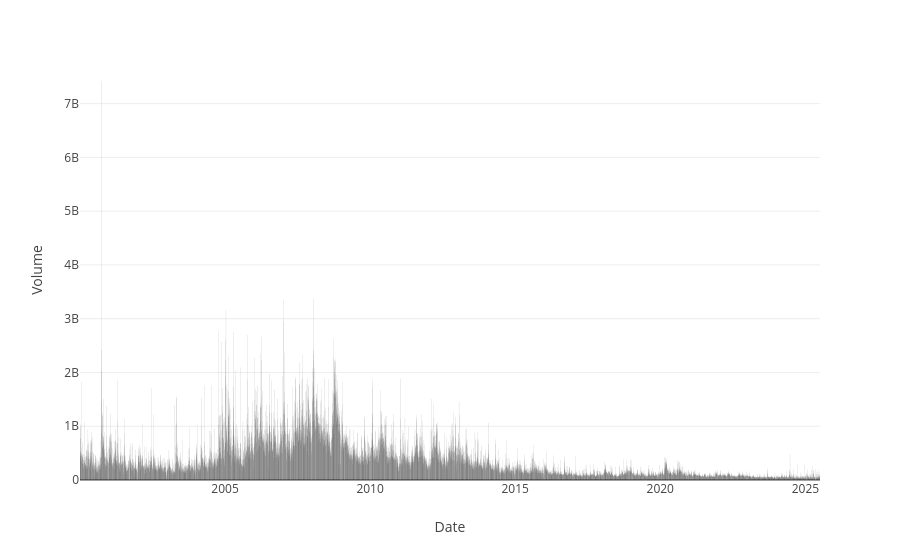

The code cell stored with this chart in its notebook:
### Code cell
fig = px.bar(
    apple,
    x="Date",
    y="Volume"
)

fig.show()

### Figure 1 — Plotly figure (JSON) as saved in the notebook; plotly's stock layout.template omitted (floating-point values rounded to 4 significant figures; data arrays with more than 128 entries replaced by an {"elided": "..."} marker saying what was removed)
{"data": [{"hovertemplate": "Date=%{x}<br>Volume=%{y}<extra></extra>", "legendgroup": "", "marker": {"color": "#000001", "pattern": {"shape": ""}}, "name": "", "orientation": "v", "showlegend": false, "textposition": "auto", "type": "bar", "x": {"elided": "6470 str values"}, "xaxis": "x", "y": {"elided": "6470 float values"}, "yaxis": "y"}], "layout": {"barmode": "relative", "legend": {"tracegroupgap": 0}, "margin": {"t": 60}, "xaxis": {"anchor": "y", "domain": [0, 1], "title": {"text": "Date"}}, "yaxis": {"anchor": "x", "domain": [0, 1], "title": {"text": "Volume"}}}}
